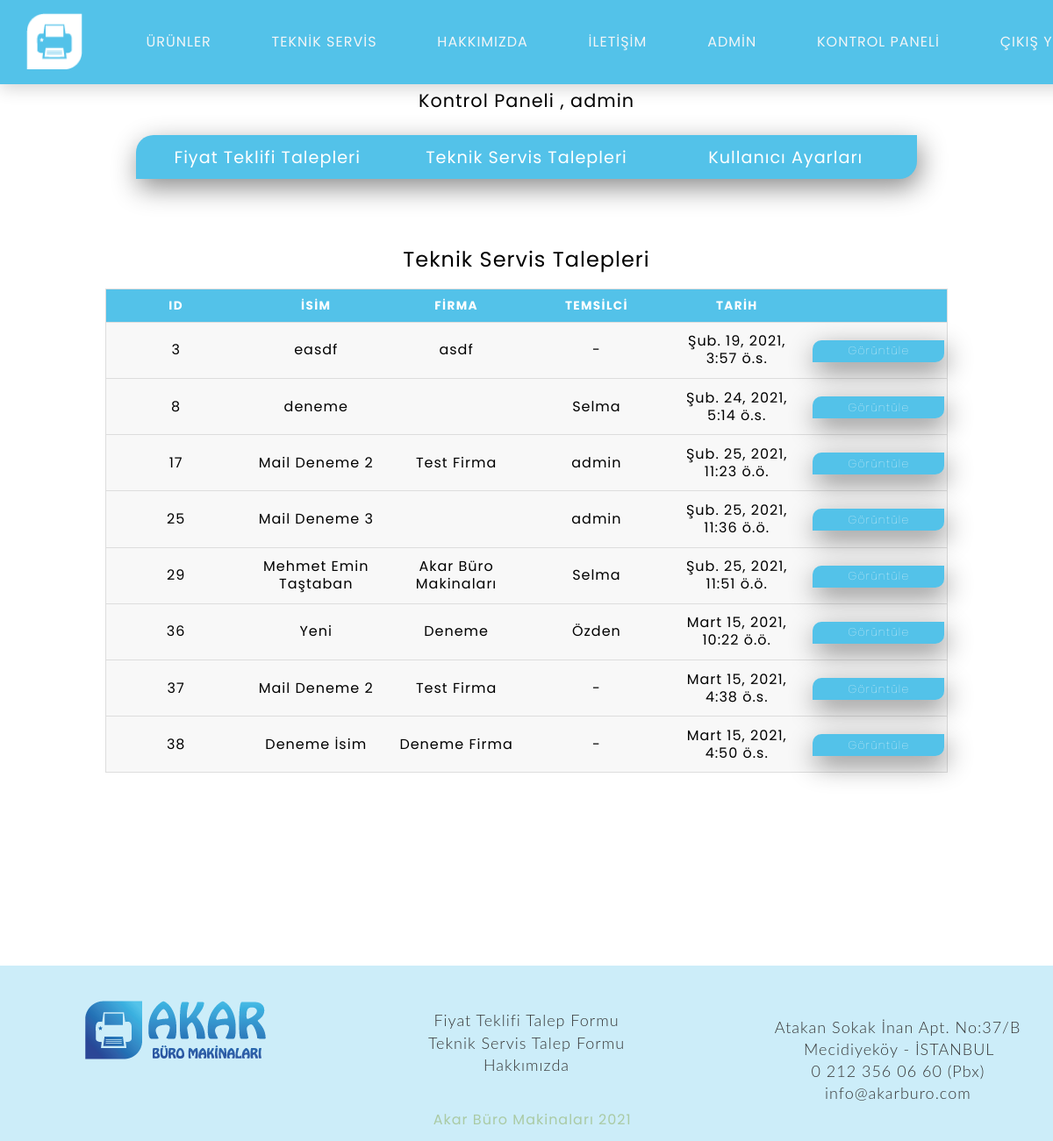
Page /dboard/services/ (signed in) on the committed database.
### akar/models.py (models this page shows, shortened)
class Service(models.Model):
    name = models.CharField(max_length=50,verbose_name="İsim Soyisim",)
    company_name = models.CharField(max_length=100,verbose_name="Firma İsmi",blank=True)
    phone = PhoneNumberField(verbose_name="Telefon Numarası")
    mail = models.EmailField(verbose_name="E-Mail")
    brand = models.ForeignKey("akar.Brand", on_delete= models.PROTECT,verbose_name="Cihazınızın Markası")
    submodel = models.CharField(max_length=50,verbose_name="Cihazınızın Modeli",)
    content = models.TextField(max_length=1000,verbose_name="Açıklama")
    agent = models.ForeignKey("auth.user",on_delete=models.PROTECT,verbose_name="Temsilci",default=17)
    created_date = models.DateTimeField(auto_now_add= True,verbose_name="Oluşturma Tarihi")

### akar/views.py (the view)
# urls.py: path('dboard/services/',views.dashservices,name="dashservices"),
def dashservices(request):
    if request.user.is_superuser:
        services = Service.objects.filter()
        context = {
            "services" : services
        }
        return render(request,"dashservices.html",context)
    elif request.user.is_authenticated:
        services = Service.objects.filter(agent = request.user)
        context = {
            "services" : services
        }
        return render(request,"dashservices.html",context)
    else:
        return redirect("/user/login")

### templates/dashservices.html
{% extends 'layout.html' %}
{% load static %}
{% block body %}
<link rel="stylesheet" href="{% static 'css/table.css' %}">
<div class="page-wrapper">
    <section class="dashboard">
        <div class="dashboard-container">
            <h2>Kontrol Paneli , {{request.user}}</h2>
        </div>
    </section>
    <section class="dashboard">
        <div class="dashboard-buts">
            <div class="multi-button">
                <a href="/dboard/pd"><button class="first-btn">Fiyat Teklifi Talepleri</button></a>
                <a href="/dboard/services"><button>Teknik Servis Talepleri</button></a>
                <a href="/user/account"><button class="last-btn">Kullanıcı Ayarları</button></a>
            </div>
        </div>
    </section>
</div>
<br><br><br>
<div class="table-grid">
<table class="sortable">
  <caption>Teknik Servis Talepleri</caption>
  <thead>
    <tr>
      <th scope="col">ID</th>
      <th scope="col">İsim</th>
      <th scope="col">Firma</th>
      <th scope="col">Temsilci</th>
      <th scope="col">Tarih</th>
      <th scope="col"></th>
    </tr>
  </thead>
  <tbody>
    {% for service in services  %}
     <tr>
      <td data-label="id">{{service.id}}</td>
      <td data-label="Name">{{service.name}}</td>
      <td data-label="Name">{{service.company_name}}</td>
      <td data-label="Last Name">{{service.agent.username}}</td>
      <td data-label="Date">{{service.created_date}}</td>
      <td><div class="multi-button"><a href="/dboard/services/{{service.id}}"><button class="view">Görüntüle</button></a></div></td>
    </tr>
    {% endfor %}
  </tbody>
</table>
</div>
<br><br><br><br><br><br><br><br><br><br><br>
{% endblock body %}

### templates/layout.html (shortened to what this page needs)
{% load static %}
<!DOCTYPE html>
<html lang="tr">
    <head>
    </head>
    <body>
        <div>
            {% include "includes/navbar.html" %}
            {% block body %}
            {% endblock body %}
            {% include 'footer.html' %}
        </div>
    </body>
</html>

### templates/includes/navbar.html (shortened to what this page needs)
{% load static %}
<link href="{% static 'css/newstyle.css' %}" rel="stylesheet">
<link href="{% static 'css/button.css' %}" rel="stylesheet">
<link rel="stylesheet" href="{% static 'css/newnavbar.css' %}"/>
  <div class="navbar">
    <nav>
        <div class="logo">
            <a href="/index"><img src="{% static 'lgwhite.png' %}" alt="Logo Image"></a>
        </div>
        <ul class="nav-links">
            <li><a href="/products">ÜRÜNLER</a></li>
            <li><a href="/service">TEKNİK SERVİS</a></li>
            <li><a href="/about">HAKKIMIZDA</a></li>
            <li><a href="/contact">İLETİŞİM</a></li>
            {% if request.user.is_superuser %}
            <li><a href="/admin">ADMİN</a></li>
            {% endif %}
            {% if request.user.is_authenticated %}
            <li><a href="/dashboard">KONTROL PANELİ</a></li>
            <li><a href="/user/logout">ÇIKIŞ YAP</a></li>
            {% endif %}
        </ul>
    </nav>
  </div>

### templates/footer.html (shortened to what this page needs)
{% load static %}
<link rel="stylesheet" href="{% static 'css/footer.css' %}">
  <div class="end">
    <div class="cr"><i class="fas fa-copyright"></i>Akar Büro Makinaları 2021</div>
    <div class="aside"><img src="{% static 'logofull.png' %}"></div>
    <div class="item-1">
      <a href="/productdemand"><p>Fiyat Teklifi Talep Formu</p></a>
      <a href="/service"><p>Teknik Servis Talep Formu</p></a>
      <a href="/about"><p>Hakkımızda</p></a>
    </div>
    <div class="item-2">
      <p><i class="fas fa-map-marker-alt"></i>&nbsp;&nbsp;Atakan Sokak İnan Apt. No:37/B <br>&nbsp;&nbsp;&nbsp;&nbsp;&nbsp;Mecidiyeköy - İSTANBUL</p>
      <p><i class="fas fa-phone-alt"></i>&nbsp;&nbsp;0 212 356 06 60 (Pbx)</p>
      <p><i class="fas fa-envelope"></i>&nbsp;&nbsp;info@akarburo.com</p>
    </div>
</div>

### static/css/newstyle.css (style rules this page uses)
* { margin: 0; padding: 0px; box-sizing: border-box; font-family: 'Lato', 'Arial', sans-serif; }
h1, p { color: #fff; text-align: center; line-height: 1.4; }
h2 { color: #000; font-size: 1.3rem; text-align: center; line-height: 1.4; margin-bottom: 10px; }
.page-wrapper { width: 100%; height: auto; }
.dashboard { width: 100%; height: auto; background-color: #ffffff; display: flex; padding: 10px; justify-content: space-around; z-index: 0; }
.dashboard-container { flex-basis: 100%; margin-top: 90px; position: relative; }
.dashboard-buts { flex-basis: 100%; position: relative; display: grid; place-items: center; }
.multi-button { filter: drop-shadow(3px 10px 15px rgba(0, 0, 0, 0.45)); }
.multi-button button { height: 50px; width: 300px; background: #53c2e9; font-weight: normal; color: white; font-size: 1.2rem; border: none; margin: -5px; padding: 0; stroke: black; outline: none; }
.multi-button .first-btn { border-radius: 20px 0 0 00px; }
.multi-button .last-btn { border-radius: 0 0px 20px 0; }
.multi-button .view { height: 25px; width: 150px; font-weight:lighter; font-size: 0.8rem; border-radius: 10px 0px 10px 0px; }
.end { display:grid; bottom: 0px; left: 0px; width: 100%; height: 200px; padding:0px; background-color: #53c1e94b; grid-template-columns: repeat(3, 1fr); grid-template-areas: "aside main main" "aside item-1 item-2" "cr cr cr"; }
.cr { grid-area: cr; color: #fff; text-align:center; }
.aside { grid-area: aside; }
.aside img { margin-left:40%; margin-top:10%; }
.item-1 { grid-area: item-1; padding-top:30px; background-color: rgba(0, 0, 255, 0); }
.item-1 p { margin-right:0%; color: #363636; }
.item-2 { grid-area: item-2; background-color: rgba(0, 0, 255, 0); }
.item-2 p { margin-left:5%; color: #363636; }

### static/css/button.css (style rules this page uses)
body { background: #e0e5ec; }
p { font-family: 'Lato', sans-serif; font-weight: 300; text-align: center; font-size: 18px; color: #676767; }
button { margin: 0px; }

### static/css/newnavbar.css (style rules this page uses)
body { background-color: #ffffff; }
* { margin: 0; padding: 0; font-family: 'Poppins', sans-serif; letter-spacing: 1px; font-weight: 400; }
body { overflow-x: hidden; }
.navbar { position: absolute; top: 0; left: 0; right: 0; padding-top: 0; padding-bottom: 0; z-index: 999; -webkit-transition: .3s; transition: .3s; background: transparent; }
nav { height: 6rem; background-color: #53c2e9; box-shadow: 0 3px 20px rgba(0, 0, 0, 0.2); display: flex; position: fixed; z-index: 10; }
.logo { padding-top: 15px; padding-left: 30px; text-align: center; }
.logo img { height: 4rem; }
.nav-links { display: flex; list-style: none; width: 100vw; padding: 0 1vw; justify-content: space-evenly; align-items: center; text-transform: uppercase; }
.nav-links li a { color: #f2f5f7; text-decoration: none; margin: 0 0.7vw; }
.nav-links li { position: relative; }
.nav-links li a::before { content: ""; display: block; height: 3px; width: 0%; background-color: #2f4595; position: absolute; transition: all ease-in-out 250ms; margin: 0 0 0 10%; }

### static/css/table.css (style rules this page uses)
body { font-family: "Open Sans", sans-serif; line-height: 1.25; }
.table-grid { padding-left: 10%; padding-right: 10%; margin-top: auto; }
table { border: 1px solid #ccc; border-collapse: collapse; margin: 0; padding: 0; width: 100%; table-layout: fixed; }
table caption { font-size: 1.5em; margin: .5em 0 .75em; }
table tr { background-color: #f8f8f8; border: 1px solid #ddd; padding: .35em; }
table th, table td { padding: .725em; text-align: center; }
table th { font-size: .85em; letter-spacing: .1em; text-transform: uppercase; background-color: #53c2e9; font-weight: bold; color:#fff; cursor: default; }

### static/css/footer.css (style rules this page uses)
.end { display:grid; bottom: 0px; left: 0px; width: 100%; height: 200px; padding:0px; background-color: #53c1e94b; grid-template-columns: repeat(3, 1fr); grid-template-areas: "aside item-1 item-2" "cr cr cr"; }
.cr { grid-area: cr; color: rgb(170, 202, 164); text-align:center; }
.aside { grid-area: aside; }
.aside img { display: block; margin-left: auto; margin-right: auto; }
.item-1 { grid-area: item-1; padding-top:50px; background-color: rgba(0, 0, 255, 0); }
.item-1 a { text-decoration: none; }
.item-1 p { margin-right:0%; color: #363636; }
.item-2 { grid-area: item-2; align-content: center; padding-top: 50px; background-color: rgba(0, 0, 255, 0); }
.item-2 p { margin-left:5%; color: #363636; }

### rows in the picture
Service: id "3", name "easdf", company_name "asdf", agent.username "-", created_date "Şub. 19, 2021, 3:57 ö.s."
Service: id "8", name "deneme", agent.username "Selma", created_date "Şub. 24, 2021, 5:14 ö.s."
Service: id "17", name "Mail Deneme 2", company_name "Test Firma", agent.username "admin", created_date "Şub. 25, 2021, 11:23 ö.ö."
Service: id "25", name "Mail Deneme 3", agent.username "admin", created_date "Şub. 25, 2021, 11:36 ö.ö."
Service: id "29", name "Mehmet Emin Taştaban", company_name "Akar Büro Makinaları", agent.username "Selma", created_date "Şub. 25, 2021, 11:51 ö.ö."
Service: id "36", name "Yeni", company_name "Deneme", agent.username "Özden", created_date "Mart 15, 2021, 10:22 ö.ö."
Service: id "37", name "Mail Deneme 2", company_name "Test Firma", agent.username "-", created_date "Mart 15, 2021, 4:38 ö.s."
Service: id "38", name "Deneme İsim", company_name "Deneme Firma", agent.username "-", created_date "Mart 15, 2021, 4:50 ö.s."

### other values in the picture
{{ request.user }} "admin"
